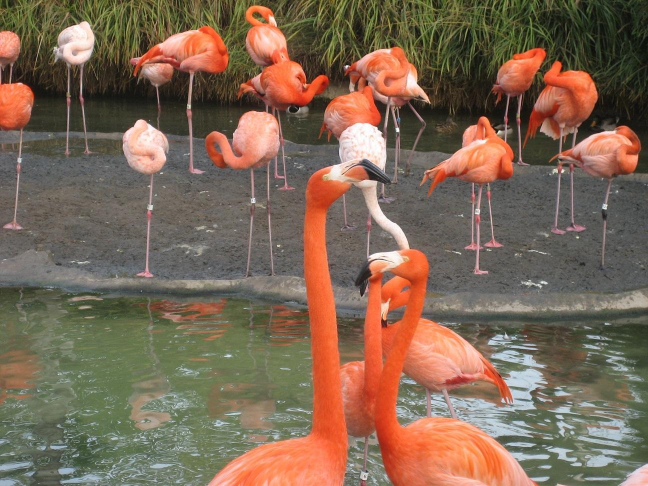
%> input picture Video Signals/Lab - 07/flamingos.jpg, 1296 x 972 px (shown at 1/2 size)
$ octave es_7.m   (GNU Octave 9; MATLAB toolbox functions it lacks are replaced by stand-ins)
%> lines starting %> are read from the running program, lines starting %| are printed output that depends on the picture; in (x1, y1, x2, y2) boxes, pixels count from 0 and x2, y2 are one past the last pixel; in counts of white or black regions, pixels touching at a corner belong together; the program's own positions count from 1
%% COLOR SPACE SEGMENTATION

clc
close all
clear all

I = imread('flamingos.jpg');
%> I is the input picture: size 972x1296x3 uint8; mean R, G, B 125.6, 103.3, 84.5

I = im2double(imresize(I,[480,NaN])); %reduce image size for computational reasons
%> I: size 480x640x3 double

figure
imshow(I)

I_r = I(:,:,1);
I_g = I(:,:,2);
I_b = I(:,:,3);

I_hsv = rgb2hsv(I);
%> I_hsv: size 480x640x3 double; mean H, S, V 0.171, 0.306, 0.505
I_h = I_hsv(:,:,1);
I_s = I_hsv(:,:,2);
I_v = I_hsv(:,:,3);

figure
scatter3(I_r(:),I_g(:),I_b(:),1,[I_r(:) I_g(:) I_b(:)])
xlabel('r')
ylabel('g')
zlabel('b')
title('RGB color space')

figure
scatter3(I_h(:),I_s(:),I_v(:),1,[I_r(:) I_g(:) I_b(:)])
xlabel('h')
ylabel('s')
zlabel('v')
title('HSV color space')

h_t = 0.01;
thr = 0.05;

%segmenting only in hue
min_h = (h_t - thr);
max_h = (h_t + thr);
%mask =  (I_h > min_h) & (I_h < max_h); %not correct! hue is a wheel

if(min_h<0)
 mask =  (I_h < max_h) | (I_h > 1+min_h);
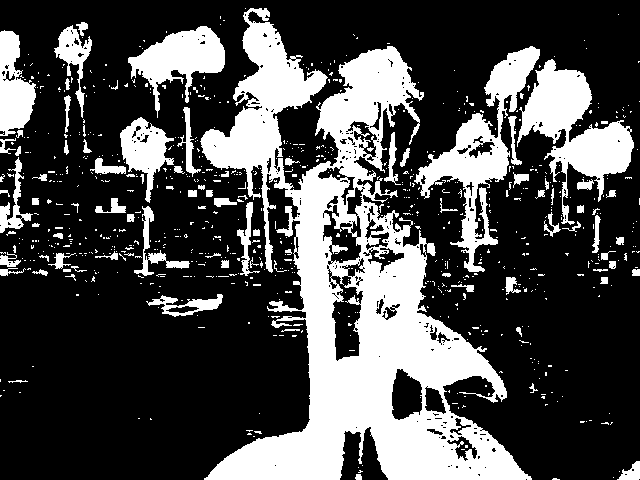
%> mask: size 480x640 logical; 29.3% white; 782 white regions (692 under 20 px), largest, box (x1, y1, x2, y2) and area: (200, 8, 532, 480) 55596, (517, 59, 634, 225) 7194, (414, 46, 540, 272) 7016
elseif (max_h>1)
 mask =  (I_h > min_h) | (I_h < max_h-1);
else
 mask =  (I_h > min_h) & (I_h < max_h);
end

figure
imshow(mask)
figure
imshow(mask.*I)


%% Harris keypoint detection
clc;
clear all;
close all;

im = imread('Harris_giraffe.png');
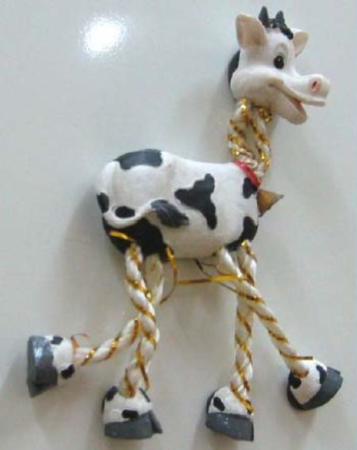
%> input picture Video Signals/Lab - 07/Harris_giraffe.png, 357 x 450 px
%> im is the input picture: size 450x357x3 uint8; mean R, G, B 166.3, 167.1, 162
im = im2double(rgb2gray(im));
%> im: size 450x357 double

figure()
imshow(im), title('Original image');

% Prewitt operator for gradient estimation
dx = fspecial('prewit')';
dy = fspecial('prewit');

% derivatives
% Ix = imfilter(im,dx,'conv','same','symmetric');
% Iy = imfilter(im,dy,'conv','same','symmetric');
Ix = conv2(im,dx,'same');
Iy = conv2(im,dy,'same');

% Gaussian filter of size 6*sigma (+/- 3sigma) and minimum size 1
sigma = 2;
g = fspecial('gaussian', max(1, floor(6*sigma)), sigma);

% Smoothed squared image derivatives
Ix2 = conv2(Ix.^2,g,'same');
Iy2 = conv2(Iy.^2,g,'same');
Ixy = conv2(Ix.*Iy,g,'same');

% Harris measure.
k = 0.04;
% M = [Ix2 Ixy;Ixy Iy2]
% cim = determinant - k * trace^2
cim = (Ix2.*Iy2 - Ixy.^2) - k*(Ix2 + Iy2).^2;

% Noble  measure.
% cim = (Ix2.*Iy2 - Ixy.^2)./(Ix2 + Iy2 + eps);

figure
imagesc(cim), title('Corner strenght');
colorbar
daspect([1 1 1])

% show thresholded strenght (doesn't work well)
thresh = 0.0001; %Harris
%thresh = 0.001; %Noble
mask_1 = cim > thresh;
%> mask_1: size 450x357 logical; 16.5% white; 65 white regions (22 under 20 px), largest, box (x1, y1, x2, y2) and area: (204, 233, 346, 427) 7032, (26, 228, 178, 388) 6000, (225, 94, 283, 203) 3545
figure
imshow(mask_1);
title('Thresholded image, w/out nonmaximal suppression');

% Nonmaximal suppression and threshold

% Extract local maxima by performing a grey scale morphological
% dilation and then finding points in the corner strength image that
% match the dilated image and are also greater than the threshold.

radius = 10;
B = strel('square',radius);
mx = imdilate(cim, B);

mask_2 = (cim == mx);
%> mask_2: size 450x357 logical; 0.33% white in thin lines or dots
figure
imshow(mask_2)
title('local maxima')

cim = mask_1 & mask_2;      % Find maxima.
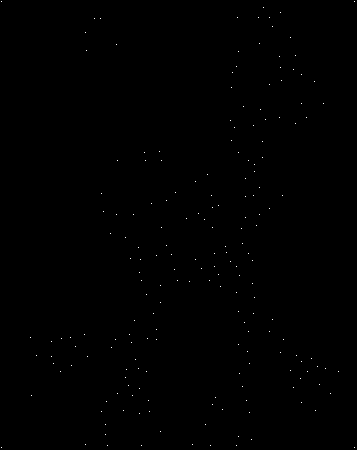
%> cim: size 450x357 logical; 0.12% white in thin lines or dots
figure
imshow(cim)
title('strong local maxima')

% Find row,col coords.
[r,c] = find(cim);
%> r = 194 values from 2 to 448; c = 194 values from 2 to 355

figure, imshow((im));
hold on;  plot(c, r, 'r+'), axis equal, title('Corners');


%% Hough transform - isolated points
clc;
clear all;
close all;

im = zeros(600, 600);
im(30, 30) = 1;
im(30, 570) = 1;
im(570, 30) = 1;
im(570, 570) = 1;
im(300, 300) = 1;

imshow(im), title('Original image');

% Hough transform
[H, T, R] = hough(im);

figure
imagesc(T, R, H);
title('Hough Transform of isolated points');
xlabel('\theta'), ylabel('\rho');
axis on, axis normal, hold on;
colormap('hot')
colorbar


%% Hough transform - straight lines
clc;
clear all;
close all;

im = zeros(600, 600);
im(100:480, 200) = 1;
im(100:480, 400) = 1;
im(100, 200:400) = 1;
im(480, 200:400) = 1;

figure, imshow(im), title('Rectangle');

% Hough transform
[H, T, R] = hough(im);

figure
imagesc(T, R, H);
title('Hough Transform of edge image');
xlabel('\theta'), ylabel('\rho');
axis on, axis normal, colormap('hot');


figure
imagesc(T, R, log(H));
title('Log Hough Transform of edge image');
xlabel('\theta'), ylabel('\rho');
axis on, axis normal, colormap('hot');

%% Hough transform - noise
clc;
clear all;
close all;

im = zeros(600, 600);
im(100:480, 200) = 1;
im(100:480, 400) = 1;
im(100, 200:400) = 1;
im(480, 200:400) = 1;

for i = 1:10000
    im( ceil(rand(1)*600), ceil(rand(1)*600) ) = 1;
end
imshow(im), title('Noise image');

% Hough transform
[H, T, R] = hough(im);

figure
imagesc(T, R, H);
title('Hough Transform of edge image');
xlabel('\theta'), ylabel('\rho');
axis on, axis normal, colormap('hot');

figure
imagesc(T, R, log(H));
title('Log Hough Transform of edge image');
xlabel('\theta'), ylabel('\rho');
axis on, axis normal, colormap('hot');
%% Hough transform - photo
clc;
clear all;
close all;

im = imread('SEM.jpg');
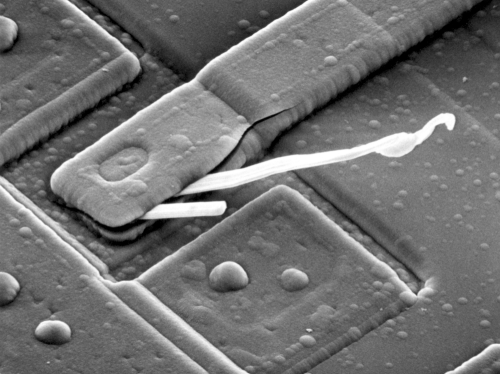
%> input picture Video Signals/Lab - 07/SEM.jpg, 500 x 374 px
%> im is the input picture: size 374x500 uint8; min 0, max 255, mean 112.5
figure
imshow(im), title('Original image');

edges = edge(im, 'prewitt');
%> edges: size 374x500 logical; 2% white in thin lines or dots
figure
imshow(edges), title('Edge image');

% Hough transform
[H, T, R] = hough(edges);
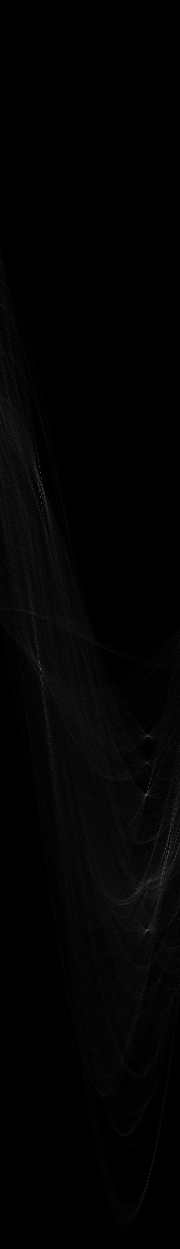
%> H: size 1249x180 double; min 0, max 116, mean 2.9
%> T = 180 values from -90 to 89; R = 1249 values from -624 to 624

figure
imagesc(T, R, H);
title('Hough Transform of edge image');
xlabel('\theta'), ylabel('\rho');
axis on, axis normal, colormap('hot');


% [9 lines of commented-out code are left out]
P = houghpeaks(H,10,'threshold',ceil(0.25*max(H(:))));
%> P = [795 147; 670 41; 931 147; 473 41; 851 178; 853 169; 820 173; 874 163; 494 42; 736 148]
R_max = R(P(:,1));
%> R_max = [170 45 306 -152 226 228 195 249 -131 111]
T_max = T(P(:,2));
%> T_max = [56 -50 56 -50 87 78 82 72 -49 57]

hold on
plot(T_max,R_max,'s','color','white')
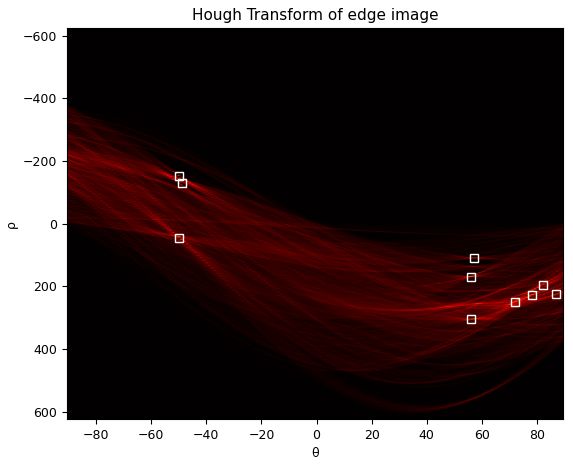
%> figure redrawn from the program's plot data

lines = houghlines(edges,T,R,P,'FillGap',1000,'MinLength',20);
%> lines = 10 lines; longest, point1 to point2 (x, y): (87, 15) to (486, 349), (428, 138) to (15, 196), (418, 145) to (29, 228), (427, 124) to (65, 242), (325, 152) to (42, 343), (291, 11) to (21, 193)
figure, imshow(im), hold on

for k = 1:length(lines)
   xy = [lines(k).point1; lines(k).point2];
   plot(xy(:,1),xy(:,2),'LineWidth',2,'Color','green');
end
%> this loop made 10 passes
%> xy on passes 1 to 10: [291 11; 21 193], [87 15; 486 349], [325 152; 42 343], [106 287; 209 374], [321 211; 51 225], [418 145; 29 228], [428 138; 15 196], [427 124; 65 242], [7 180; 124 281], [129 50; 7 130]
title('Detected lines')
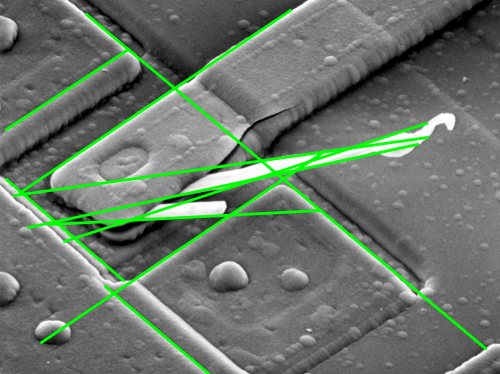
%> figure redrawn from the program's plot data; its title reads 'Detected lines'
